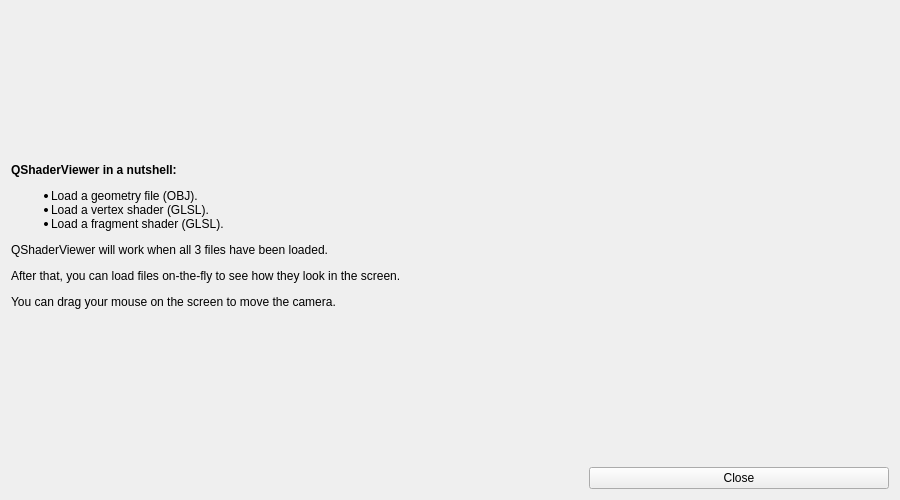
<?xml version="1.0" encoding="UTF-8"?>
<ui version="4.0">
 <author>Gabriel Sanhueza</author>
 <class>Tutorial</class>
 <widget class="QWidget" name="Tutorial">
  <property name="geometry">
   <rect>
    <x>0</x>
    <y>0</y>
    <width>900</width>
    <height>500</height>
   </rect>
  </property>
  <property name="windowTitle">
   <string>Tutorial</string>
  </property>
  <property name="windowIcon">
   <iconset>
    <normaloff>../resources/icon.png</normaloff>../resources/icon.png</iconset>
  </property>
  <layout class="QVBoxLayout" name="verticalLayout">
   <item>
    <widget class="QLabel" name="instructions">
     <property name="text">
      <string>&lt;html&gt;&lt;head/&gt;&lt;body&gt;&lt;p&gt;&lt;span style=&quot; font-weight:600;&quot;&gt;QShaderViewer in a nutshell:&lt;/span&gt;&lt;/p&gt;&lt;ul style=&quot;margin-top: 0px; margin-bottom: 0px; margin-left: 0px; margin-right: 0px; -qt-list-indent: 1;&quot;&gt;&lt;li style=&quot; margin-top:12px; margin-bottom:0px; margin-left:0px; margin-right:0px; -qt-block-indent:0; text-indent:0px;&quot;&gt;Load a geometry file (OBJ). &lt;/li&gt;&lt;li style=&quot; margin-top:0px; margin-bottom:0px; margin-left:0px; margin-right:0px; -qt-block-indent:0; text-indent:0px;&quot;&gt;Load a vertex shader (GLSL).&lt;/li&gt;&lt;li style=&quot; margin-top:0px; margin-bottom:12px; margin-left:0px; margin-right:0px; -qt-block-indent:0; text-indent:0px;&quot;&gt;Load a fragment shader (GLSL).&lt;/li&gt;&lt;/ul&gt;&lt;p&gt;QShaderViewer will work when all 3 files have been loaded.&lt;/p&gt;&lt;p&gt;After that, you can load files on-the-fly to see how they look in the screen.&lt;/p&gt;&lt;p&gt;You can drag your mouse on the screen to move the camera.&lt;/p&gt;&lt;/body&gt;&lt;/html&gt;</string>
     </property>
    </widget>
   </item>
   <item alignment="Qt::AlignRight">
    <widget class="QPushButton" name="closeButton">
     <property name="minimumSize">
      <size>
       <width>300</width>
       <height>0</height>
      </size>
     </property>
     <property name="text">
      <string>Close</string>
     </property>
    </widget>
   </item>
  </layout>
 </widget>
 <resources/>
 <connections>
  <connection>
   <sender>closeButton</sender>
   <signal>clicked()</signal>
   <receiver>Tutorial</receiver>
   <slot>close()</slot>
   <hints>
    <hint type="sourcelabel">
     <x>483</x>
     <y>448</y>
    </hint>
    <hint type="destinationlabel">
     <x>319</x>
     <y>239</y>
    </hint>
   </hints>
  </connection>
 </connections>
</ui>
